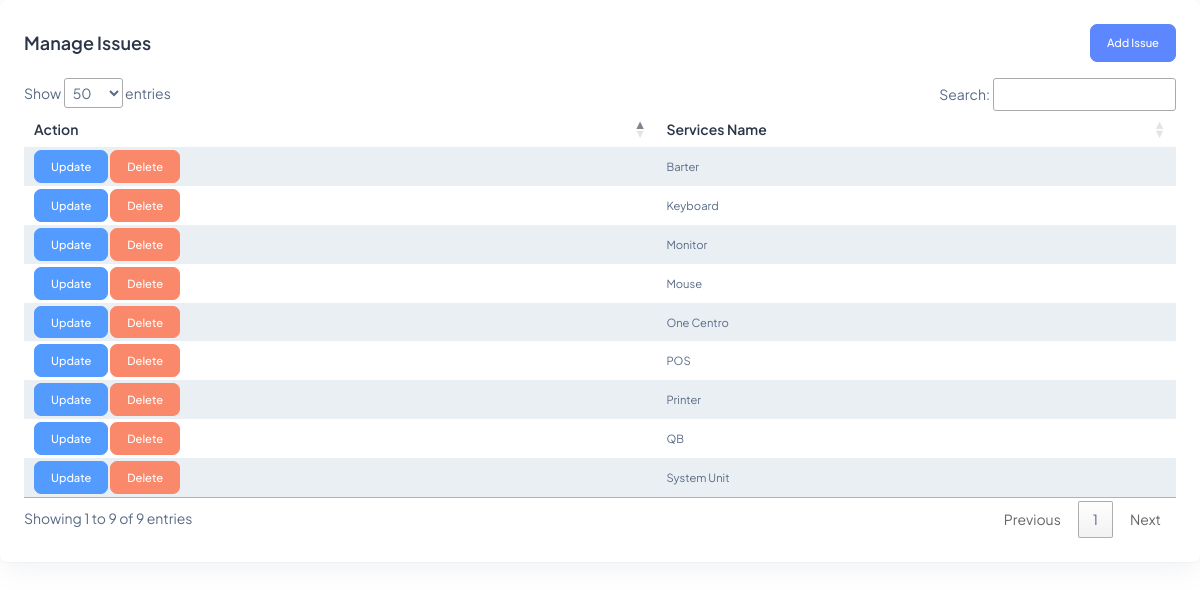
/dashboard/issues.php (signed in), run on the app's committed database.
### tables this page shows
CREATE TABLE `issues` (
  `id` int(11) NOT NULL,
  `issue` varchar(255) NOT NULL
);

### db/conn.php (called while the page is built)
<?php
    class DBConnection {
        private $host = "localhost";
        private $user = "root";
        private $pass = "";
        private $db = "one_centro";
        protected function connect() {
            try {
                $dsn = 'mysql: host=' . $this->host . ';dbname=' . $this->db;
                $pdo = new PDO($dsn, $this->user, $this->pass);
                $pdo->setAttribute(PDO::ATTR_ERRMODE, PDO::ERRMODE_EXCEPTION);
                return $pdo;
            } catch(PDOException $e) {
                print_r($e);
            }
        }
    }
?>

### models/issues-facade.php (called while the page is built, shortened)
<?php
class IssuesFacade extends DBConnection
{
    public function fetchIssues()
    {
        $sql = $this->connect()->prepare("SELECT * FROM issues ORDER BY issue");
        $sql->execute();
        return $sql;
    }
}

### dashboard/issues.php (the view, shortened to what this page needs)
<?php
include realpath(__DIR__ . '/../includes/layout/dashboard-header.php');
include realpath(__DIR__ . '/../models/issues-facade.php');
$issuesFacade = new IssuesFacade;
if (isset($_SESSION["user_role"])) {
    $userRole = $_SESSION["user_role"];
}
?>
<div class="content-wrapper">
    <div class="card w-100">
        <div class="card-body p-4">
            <div class="d-flex justify-content-between">
                <h5 class="card-title fw-semibold my-2">Manage Issues</h5>
                <?php if ($userRole == 1) { ?>
                    <button type="button" class="btn btn-primary" data-bs-toggle="modal" data-bs-target="#addIssueModal">Add Issue</button>
                <?php } ?>
            </div>
            <div class="py-2">
            </div>
            <div class="table-responsive">
                <table class="table table-striped data-table text-nowrap mb-0 align-middle">
                    <thead class="text-dark fs-4">
                        <tr>
                            <th class="border-bottom-0">
                                <h6 class="fw-semibold mb-0">Action</h6>
                            </th>
                            <th class="border-bottom-0">
                                <h6 class="fw-semibold mb-0">Services Name</h6>
                            </th>
                        </tr>
                    </thead>
                    <tbody>
                        <?php
                        $fetchServices = $issuesFacade->fetchIssues();
                        while ($row = $fetchServices->fetch(PDO::FETCH_ASSOC)) { ?>
                            <tr>
                                <td class="border-bottom-0">
                                    <a href="issues?is_updated=<?= $row["id"] ?>" class="btn btn-info">Update</a>
                                    <a href="delete-issue?issue_id=<?= $row["id"] ?>" class="btn btn-danger" onclick="return confirm('Are you sure you want to delete this issue?');">Delete</a>
                                </td>
                                <td class="border-bottom-0">
                                    <p class="mb-0 fw-normal"><?= $row["issue"] ?></p>
                                </td>
                            </tr>
                        <?php } ?>
                    </tbody>
                </table>
            </div>
        </div>
    </div>
</div>
<?php include realpath(__DIR__ . '/../includes/layout/dashboard-footer.php') ?>

### data on the page
issues: issue "Barter"
issues: issue "Keyboard"
issues: issue "Monitor"
issues: issue "Mouse"
issues: issue "One Centro"
issues: issue "POS"
issues: issue "Printer"
issues: issue "QB"
issues: issue "System Unit"
